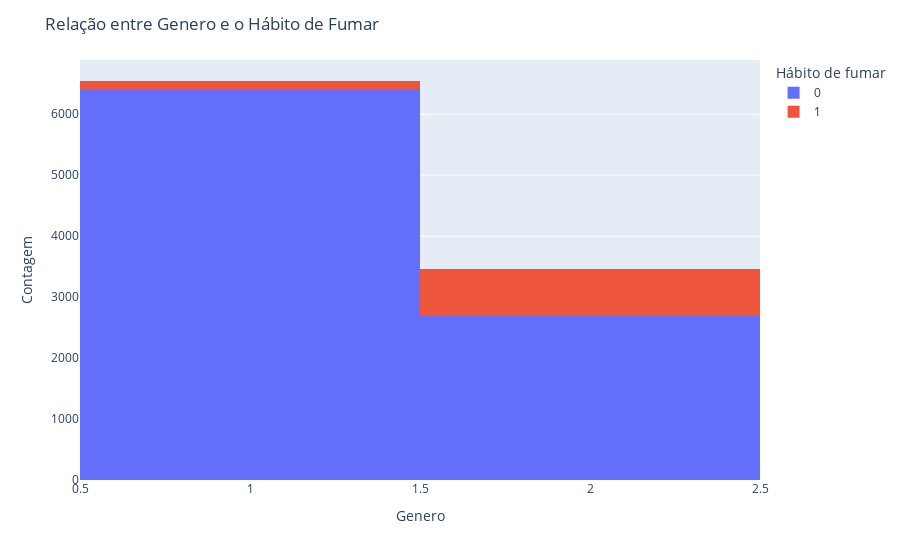

This figure's notebook cell:
### Code cell
fig = px.histogram(base, x='gender', color='smoke', barmode='stack')

fig.update_layout(title='Relação entre Genero e o Hábito de Fumar',
                  xaxis_title= 'Genero',
                  yaxis_title= 'Contagem',
                  legend_title= 'Hábito de fumar')
fig.show()

### Figure 1 — Plotly figure (JSON) as saved in the notebook; plotly's stock layout.template omitted (floating-point values rounded to 4 significant figures; data arrays with more than 128 entries replaced by an {"elided": "..."} marker saying what was removed)
{"data": [{"bingroup": "x", "hovertemplate": "smoke=0<br>gender=%{x}<br>count=%{y}<extra></extra>", "legendgroup": "0", "marker": {"color": "#636efa", "pattern": {"shape": ""}}, "name": "0", "orientation": "v", "showlegend": true, "type": "histogram", "x": {"elided": "9110 int values"}, "xaxis": "x", "yaxis": "y"}, {"bingroup": "x", "hovertemplate": "smoke=1<br>gender=%{x}<br>count=%{y}<extra></extra>", "legendgroup": "1", "marker": {"color": "#EF553B", "pattern": {"shape": ""}}, "name": "1", "orientation": "v", "showlegend": true, "type": "histogram", "x": {"elided": "890 int values"}, "xaxis": "x", "yaxis": "y"}], "layout": {"barmode": "stack", "legend": {"title": {"text": "Hábito de fumar"}, "tracegroupgap": 0}, "margin": {"t": 60}, "title": {"text": "Relação entre Genero e o Hábito de Fumar"}, "xaxis": {"anchor": "y", "domain": [0, 1], "title": {"text": "Genero"}}, "yaxis": {"anchor": "x", "domain": [0, 1], "title": {"text": "Contagem"}}}}
